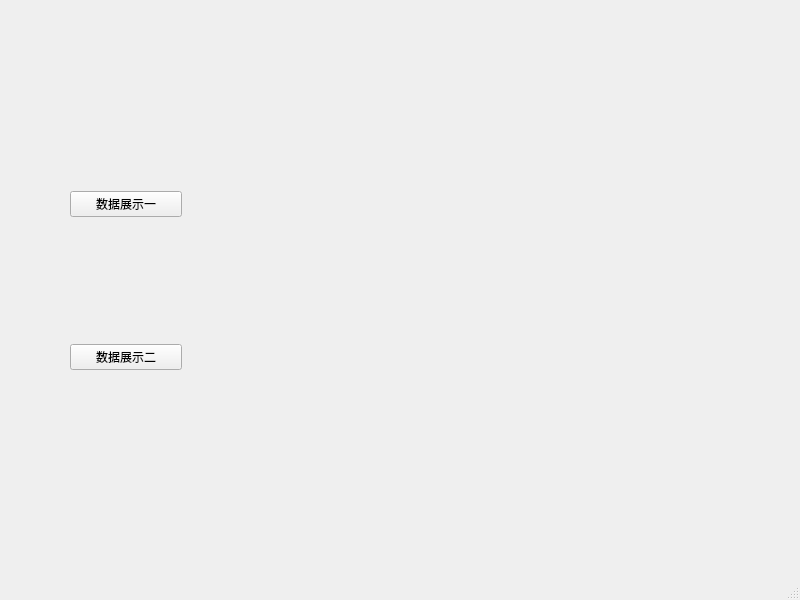
<?xml version="1.0" encoding="UTF-8"?>
<ui version="4.0">
 <class>MainWindow</class>
 <widget class="QMainWindow" name="MainWindow">
  <property name="geometry">
   <rect>
    <x>0</x>
    <y>0</y>
    <width>800</width>
    <height>600</height>
   </rect>
  </property>
  <property name="windowTitle">
   <string>MainWindow</string>
  </property>
  <widget class="QWidget" name="centralwidget">
   <widget class="QWidget" name="">
    <property name="geometry">
     <rect>
      <x>70</x>
      <y>70</y>
      <width>671</width>
      <height>421</height>
     </rect>
    </property>
    <layout class="QHBoxLayout" name="horizontalLayout" stretch="1,5">
     <item>
      <layout class="QVBoxLayout" name="verticalLayout_2">
       <item>
        <widget class="QPushButton" name="pushButton_1">
         <property name="text">
          <string>数据展示一</string>
         </property>
        </widget>
       </item>
       <item>
        <widget class="QPushButton" name="pushButton_2">
         <property name="text">
          <string>数据展示二</string>
         </property>
        </widget>
       </item>
      </layout>
     </item>
     <item>
      <layout class="QVBoxLayout" name="verticalLayout"/>
     </item>
    </layout>
   </widget>
  </widget>
  <widget class="QMenuBar" name="menubar">
   <property name="geometry">
    <rect>
     <x>0</x>
     <y>0</y>
     <width>800</width>
     <height>26</height>
    </rect>
   </property>
  </widget>
  <widget class="QStatusBar" name="statusbar"/>
 </widget>
 <resources/>
 <connections/>
</ui>
